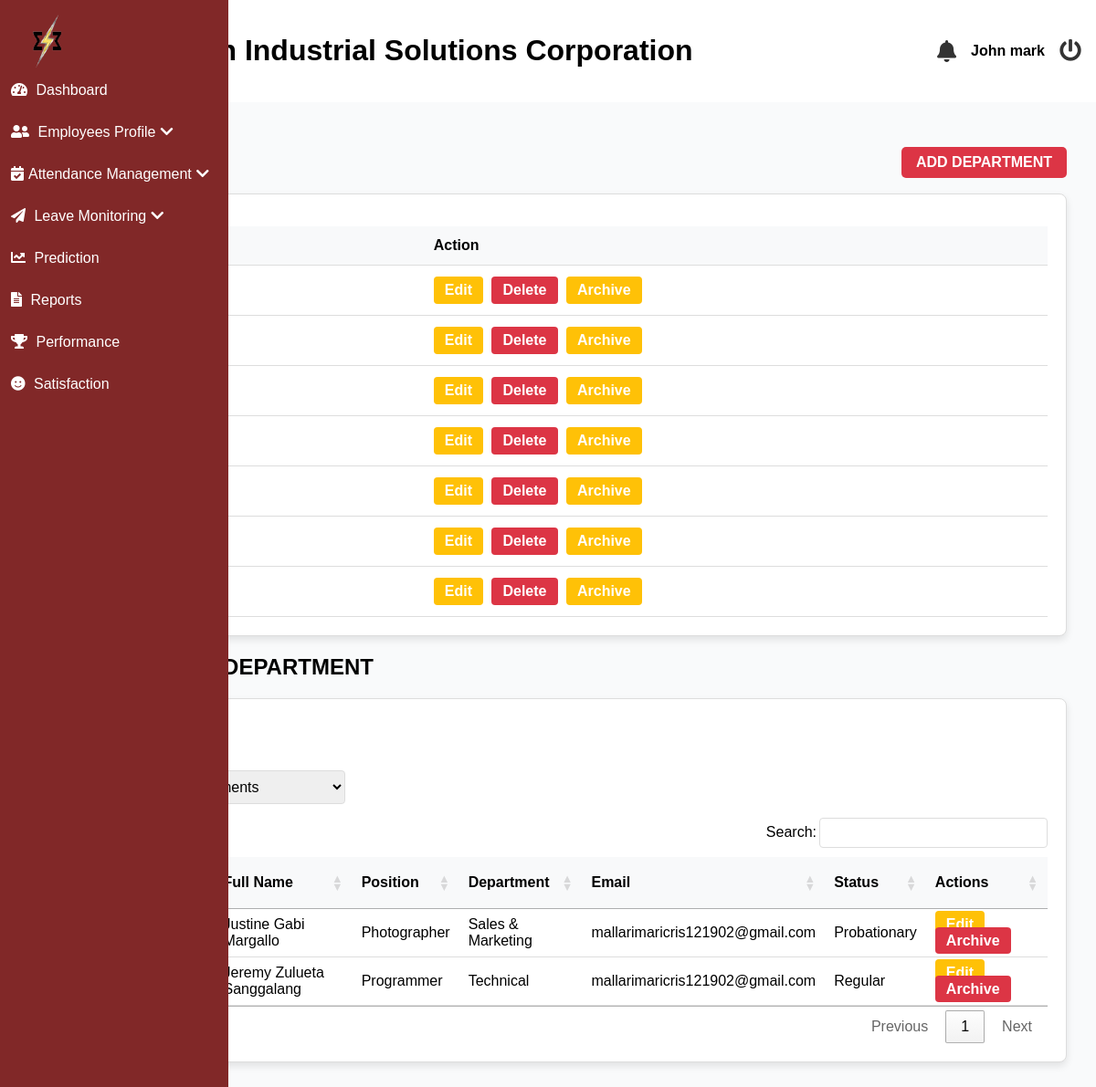
The app's page /admin/department.php (signed in) with its own data.
### tables this page shows
CREATE TABLE `departments` (
  `id` int(11) NOT NULL,
  `dept_name` varchar(50) NOT NULL,
  `colors` varchar(32) NOT NULL,
  `is_archived` tinyint(1) NOT NULL
);

CREATE TABLE `employees` (
  `id` int(11) NOT NULL,
  `last_name` varchar(255) NOT NULL,
  `first_name` varchar(255) NOT NULL,
  `middle_name` varchar(255) NOT NULL,
  `suffix` varchar(255) NOT NULL,
  `gender` varchar(32) NOT NULL,
  `email` varchar(100) NOT NULL,
  `position` varchar(255) NOT NULL,
  `hire_date` date NOT NULL,
  `department` varchar(255) NOT NULL,
  `employment_status` varchar(255) NOT NULL,
  `employee_id` int(20) NOT NULL,
  `user_type` int(11) NOT NULL DEFAULT 2 COMMENT '1=admin, 2=staff, 3=super admin',
  `password` varchar(255) NOT NULL,
  `e_status` int(11) NOT NULL DEFAULT 1,
  `date_of_birth` date DEFAULT NULL,
  `age` varchar(32) NOT NULL,
  `contact_number` varchar(20) DEFAULT NULL,
  `perma_address` text DEFAULT NULL,
  `civil_status` varchar(10) DEFAULT NULL,
  `sss_number` varchar(15) DEFAULT NULL,
  `philhealth_number` varchar(15) DEFAULT NULL,
  `pagibig_number` varchar(15) DEFAULT NULL,
  `tin_number` varchar(15) DEFAULT NULL,
  `emergency_contact_name` varchar(50) DEFAULT NULL,
  `emergency_contact_number` varchar(15) DEFAULT NULL,
  `educational_background` enum('Technical-Vocational Program graduate','College graduate','Master''s degree graduate','Doctorate degree graduate') DEFAULT NULL,
  `skills` text DEFAULT NULL,
  `username` varchar(255) NOT NULL,
  `sick_leave` int(11) NOT NULL DEFAULT 0,
  `vacation_leave` int(11) NOT NULL DEFAULT 0,
  `maternity_leave` int(11) NOT NULL DEFAULT 0,
  `paternity_leave` int(11) NOT NULL DEFAULT 0,
  `sick_availed` int(11) NOT NULL,
  `vacation_availed` int(11) NOT NULL,
  `maternity_availed` int(11) NOT NULL,
  `paternity_availed` int(11) NOT NULL,
  `medical` varchar(32) DEFAULT NULL,
  `tor` varchar(32) DEFAULT NULL,
  `nbi_clearance` varchar(32) DEFAULT NULL,
  `resume` varchar(32) DEFAULT NULL,
  `prc` varchar(32) DEFAULT NULL,
  `others` varchar(32) DEFAULT NULL,
  `medical_type` varchar(32) DEFAULT NULL,
  `tor_type` varchar(32) DEFAULT NULL,
  `police_type` varchar(32) DEFAULT NULL,
  `resume_type` varchar(32) DEFAULT NULL,
  `prc_type` varchar(32) DEFAULT NULL,
  `others_type` varchar(32) DEFAULT NULL,
  `is_archived` tinyint(1) DEFAULT 0
);

### admin/department.php (the view, shortened to what this page needs)
<?php
    $conn = mysqli_connect('localhost', 'root', '', 'esetech');
    $selected_dept = isset($_GET['department']) ? $_GET['department'] : '';
    $sql_employees = "SELECT * FROM employees WHERE is_archived = 0";
    $sql_employees .= " ORDER BY last_name ASC";
    $result_employees = mysqli_query($conn, $sql_employees);
    include('header.php');
?>
<?php include('includes/sideBar.php'); ?>
<link rel="stylesheet" href="https://cdn.datatables.net/1.13.5/css/jquery.dataTables.min.css" />
<main class="main-content">
    <section id="dashboard">
        <div class="department-and-button">
            <h2 class="text-2xl font-bold mb-6">DEPARTMENTS</h2>
            <a href="#" id="add-dept-btn" class="btn btn-danger">ADD DEPARTMENT</a>
        </div>
        <div class="card">
        <table>
            <thead>
                <tr>
                    <th>Departments</th>
                    <th>Action</th>
                </tr>
            </thead>
            <tbody>
                <?php
                    $deptSql = "SELECT * FROM departments ORDER BY dept_name ASC";
                    $deptResult = mysqli_query($conn, $deptSql);
                    if ($deptResult) {
                        while ($row = mysqli_fetch_assoc($deptResult)) {
                ?>
                <tr>
                    <td class="dept-name"><?php echo $row['dept_name']; ?></td>
                    <td class="action-buttons">
                        <form method="POST" style="display:inline;">
                            <?php echo $row['is_archived'] == 0
                            ? "<button class='btn btn-warning' onclick='editDepartment(" . $row['id'] . ", \"" . $row['dept_name'] . "\"); return false;'>Edit</button>
                                <button name='delete_dept' class='btn btn-danger' onclick='return confirm(\"Are you sure you want to delete this department?\");'>Delete</button>
                                <button name='archive_name' class='btn btn-warning'>Archive</button>"
                            : "<button class='btn btn-warning' onclick='editDepartment(" . $row['id'] . ", \"" . $row['dept_name'] . "\"); return false;'>Edit</button>
                                <button name='delete_dept' class='btn btn-danger' onclick='return confirm(\"Are you sure you want to delete this department?\");'>Delete</button>
                                <button name='restore_name' class='btn btn-restore'>Restore</button>";
                            ?>
                        </form>
                    </td>
                </tr>
                <?php
                        }
                    }
                ?>
            </tbody>
        </table>
    </div>
        <h2 class="text-2xl font-bold mb-6">EMPLOYEES PER DEPARTMENT</h2>
        <div class="card">
            <div class="card-header">
                <h3><?php echo empty($selected_dept) ? 'All Employees' : $selected_dept . ' Department Employees'; ?></h3>
                <form method="GET" class="form-inline justify-content-between align-items-center">
                        <label for="department">Filter by Department:</label>
                        <select name="department" class="form-control" onchange="this.form.submit()">
                            <option value="">All Departments</option>
                        </select>
                </form>
            </div>
            <div class="card-body">
                <table id="myTable" class="employee-table">
                    <thead>
                        <tr>
                            <th>No.</th>
                            <th>Employee ID</th>
                            <th>Full Name</th>
                            <th>Position</th>
                            <th>Department</th>
                            <th>Email</th>
                            <th>Status</th>
                            <th>Actions</th>
                        </tr>
                    </thead>
                    <tbody>
                        <?php
                            $counter = 1;
                            while ($employee = mysqli_fetch_assoc($result_employees)):
                        ?>
                            <tr>
                                <td><?php echo $counter++; ?></td>
                                <td class="employee_id_display"><?php echo $employee['employee_id']; ?></td>
                                <td>
                                    <?php
                                        $full_name = trim($employee['first_name'] . ' ' . $employee['middle_name'] . ' ' . $employee['last_name']);
                                        echo $full_name;
                                    ?>
                                </td>
                                <td><?php echo $employee['position']; ?></td>
                                <td><?php echo $employee['department']; ?></td>
                                <td><?php echo $employee['email']; ?></td>
                                <td><?php echo $employee['employment_status']; ?></td>
                                <td class="action-buttons">
                                    <a href="./edit_employee?id=<?php echo $employee['id']; ?>" class="btn btn-warning">Edit</a>
                                    <a href="?delete_id=<?php echo $employee['id']; ?>" class="btn btn-danger" onclick="return confirm('Are you sure you want to Archive this employee?');">Archive</a>
                                </td>
                            </tr>
                        <?php endwhile; ?>
                    </tbody>
                </table>
            </div>
        </div>
    </section>
</main>
<?php include('footer.php'); ?>

### admin/header.php (shortened to what this page needs)
<!DOCTYPE html>
<html lang="en">
<head>
    <link rel="stylesheet" href="css/styles.css">
    <link rel="stylesheet" href="https://cdnjs.cloudflare.com/ajax/libs/font-awesome/5.15.4/css/all.min.css">
</head>
<body>
<header>
    <div class="logo">
        <h1>ESE-Tech Industrial Solutions Corporation</h1>
    </div>
    <div class="header-right">
        <i class="fas fa-bell bell-btn"></i>
        <div class="profile">
            <strong>
            <?php echo isset($_SESSION['fullname']) ? htmlspecialchars($_SESSION['fullname']) : 'Guest'; ?>
            </strong>
        </div>
        <a href="./logout" class="logout-button">
            <i class="fas fa-power-off"></i>
        </a>
    </div>
</header>
</body>
</html>

### admin/includes/sideBar.php (shortened to what this page needs)
<nav class="sidebar">
    <div class="sidebar-content">
        <div class="logo">
            <img src="images/logo1.png" alt="ESE-Tech Logo">
        </div>
        <ul>
            <li><a href="./dashboard"><i class="fas fa-tachometer-alt"></i> Dashboard</a></li>
            <li class="dropdown">
                <a href="javascript:void(0);" class="dropdown-toggle">
                    <i class="fas fa-user-friends"></i> Employees Profile<i class="fas fa-chevron-down toggle-icon"></i>
                </a>
            </li>
            <li class="dropdown">
                <a href="javascript:void(0);" class="dropdown-toggle">
                    <i class="fas fa-calendar-check"></i>Attendance Management<i class="fas fa-chevron-down toggle-icon"></i>
                </a>
            </li>
            <li class="dropdown">
                <a href="javascript:void(0);" class="dropdown-toggle">
                        <i class="fas fa-paper-plane"></i> Leave Monitoring<i class="fas fa-chevron-down toggle-icon"></i>
                </a>
            </li>
            <li><a href="./predict"><i class="fas fa-chart-line"></i> Prediction</a></li>
            <li><a href="./reports"><i class="fas fa-file-alt"></i> Reports</a></li>
            <li><a href="./performance-evaluation"><i class="fas fa-trophy"></i> Performance</a></li>
            <li><a href="./satisfaction"><i class="fas fa-smile"></i> Satisfaction</a></li>
        </ul>
    </div>
</nav>

### admin/footer.php (shortened to what this page needs)
</body>
</html>

### admin/css/styles.css (style rules this page uses)
* { text-decoration: none; }
body { font-family: Arial, sans-serif; margin: 0; padding: 0; background-color: #f0f0f0; }
header { background-color: #fff; padding: 1rem; display: flex; justify-content: space-between; align-items: center; box-shadow: 0 2px 5px rgba(0, 0, 0, 0.1); }
.main-content { flex-grow: 1; padding: 2rem; background-color: #f9fafb; }
.card { border: 1px solid #ddd; border-radius: 8px; margin-bottom: 20px; padding: 20px; background-color: #fff; box-shadow: 0 4px 8px rgba(0, 0, 0, 0.1); }
.card-header h3 { font-size: 20px; font-weight: bold; margin-bottom: 15px; }
.form-control, select, textarea { width: 100%; padding: 8px; border-radius: 5px; border: 1px solid #ccc; box-sizing: border-box; }
table { width: 100%; border-collapse: collapse; margin-top: 15px; }
table th, table td { padding: 12px; border-bottom: 1px solid #ddd; text-align: left; }
table th { background-color: #f8f9fa; font-weight: bold; }
.action-buttons .btn { padding: 6px 12px; border-radius: 4px; color: #fff; background-color: #007bff; text-decoration: none; font-weight: bold; margin-right: 5px; }
.btn-warning { background-color: #ffc107 !important; }
.btn-danger { background-color: #dc3545 !important; }
form[method="GET"] { display: flex; justify-content: flex-end; margin-bottom: 15px; }
.form-control, .form-control:focus, select.form-control, textarea.form-control { width: 100%; font-size: 1rem; border: 1px solid #ddd; border-radius: 4px; }
select.form-control, textarea.form-control { resize: vertical; }
.form-control { width: 100%; padding: 0.5rem 0.75rem; border: 1px solid #d1d5db; border-radius: 0.375rem; font-size: 0.875rem; transition: border-color 0.15s ease-in-out; }
.btn { padding: 10px 20px; font-size: 16px; border: none; cursor: pointer; border-radius: 5px; }
.btn-danger { background-color: #dc3545; color: #fff; transition: background-color 0.3s; }
.header-right { display: flex; align-items: center; gap: 1rem; }
.header-right i { font-size: 1.5rem; color: #333; cursor: pointer; }
.header-right .profile { display: flex; align-items: center; cursor: pointer; }
.logo { display: flex; align-items: center; }
.logo img { width: 80px; margin-right: 1rem; }
.sidebar { position: fixed; top: 0; left: 0; height: 100%; width: 250px; background-color: #812828; color: #fff; overflow-x: hidden; transform: translateX(-250px); transition: transform 0.3s ease-in-out; z-index: 1000; }
.sidebar-content { padding: 12px; }
.sidebar ul { list-style: none; color: #fff; text-decoration: none; margin: 0; padding: 0; }
.sidebar ul li a { text-decoration: none; color: white; padding: 14px 0; display: block; transition: background-color 0.3s ease; }
.sidebar ul li i { margin-right: 5px; }
.sidebar ul li .fa-chevron-down { margin-right: 0; margin-left: 5px; }
.card-header { display: flex; flex-direction: column; justify-content: space-between; align-items: start; }
.performance-and-button, .department-and-button { display: flex; align-items: center; justify-content: space-between; }
.btn { padding: 8px 16px; border-radius: 5px; background-color: #007bff; color: white; border: none; cursor: pointer; font-weight: 600; }

### admin/header.php (style rules this page uses)
body { font-family: Arial, sans-serif; background-color: #f4f7fc; margin: 0; }
.bell-btn { position: relative; cursor: pointer; }

### records on screen
employees: full_name "Justine Gabi Margallo", position "Photographer", department "Sales & Marketing", email "mallarimaricris121902@gmail.com", employment_status "Probationary"
employees: full_name "Jeremy Zulueta Sanggalang", position "Programmer", department "Technical", email "mallarimaricris121902@gmail.com", employment_status "Regular"

### other values on screen
$_SESSION['fullname'] "John mark"
